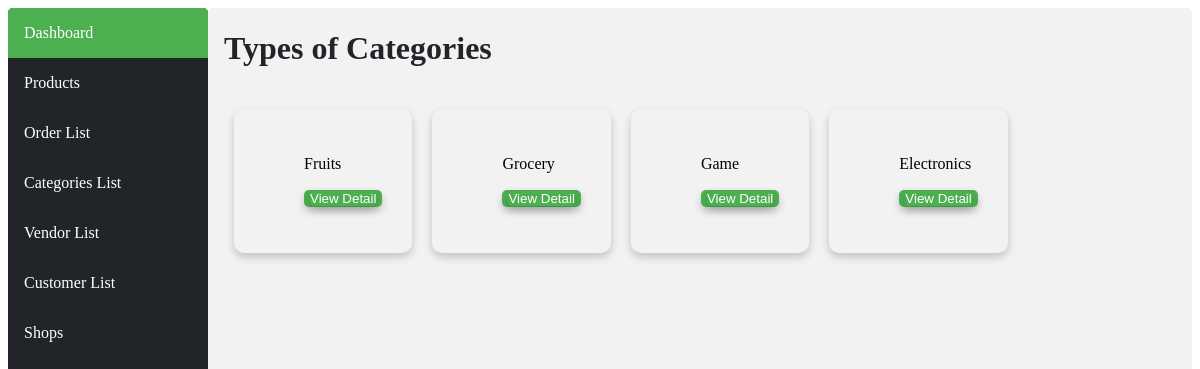
The page /category/ on the database its author committed.
### ecommerceApp/models.py (models this page shows, shortened)
class Category(models.Model):
    name=models.CharField(max_length=50)

### ecommerceApp/views.py (the view)
# urls.py: path('category/',views.caregoryList,name="category"),
def caregoryList(request):
    categories=Category.objects.all()
    return render(request, 'html/categoryList.html',{"categories":categories})

### ecommerceApp/templates/html/categoryList.html
{%extends "html/layout.html"%}
{%block body%}
{% load static %}
<link rel="stylesheet" href="{% static 'css/categorylist.css' %}" />
<div>
    <h1 class="title">Types of Categories </h1>
        <div class="main">
            {%for category in categories%}
            <div class="card">
                <ul>{{category.name}}   </ul>
                    <ul><button class="button">
                        <a  class="button" href="{%url 'main:category-detail' category.id %}">View Detail</a>
                    </button></ul>
            </div>
            {%endfor%}
        </div>
</div>
{%endblock%}

### ecommerceApp/static/css/categorylist.css (style rules this page uses)
.title { color: #212529; }
div { border-radius: 5px; background-color: #f2f2f2; }
.card { box-shadow: 0 4px 8px 0 rgba(0,0,0,0.2); transition: 0.3s; max-width: 15%; max-height: 65%; border-radius: 10px; margin-top: 20px; margin-bottom: 10px; margin-left: 10px; margin-right: 10px; transition: 3s; padding: 30px; }
.main { display: flex; }
.button { text-decoration: none; background-color: #4CAF50; border: none; color: white; box-shadow: 0 4px 8px 0 rgba(0,0,0,0.2); border-radius: 5px; }

### rows shown on the page
Category: name "Fruits"
Category: name "Grocery"
Category: name "Game"
Category: name "Electronics"
